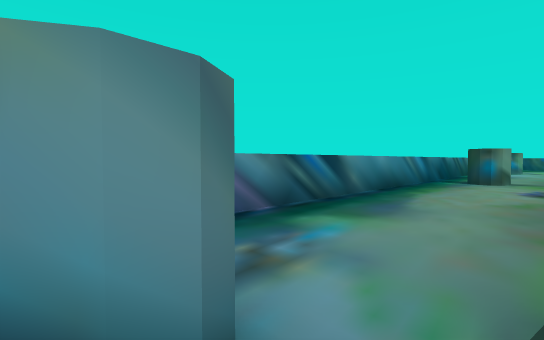
view 1 (above)

16 first-person views from a walk through a 3-D level made in the Unity game engine. The camera is 1.4 m above the floor, tilts 2° down and sees 85° across. The floor is counted in squares, 2 m on a side. Each view is taken from the middle of a square. On the plan, view 1 faces up. The plan holds only what a view shows up to about 10 squares ahead; the rest is blank. The place goes on beyond the plan. The player is left out.

view 2
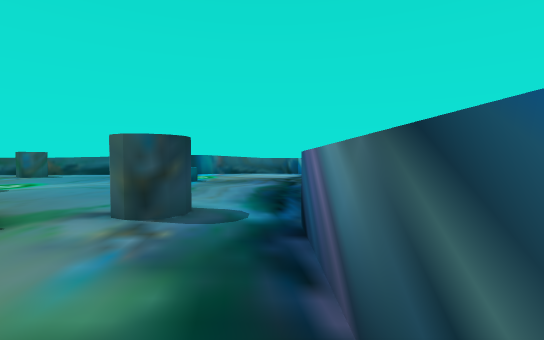

view 3
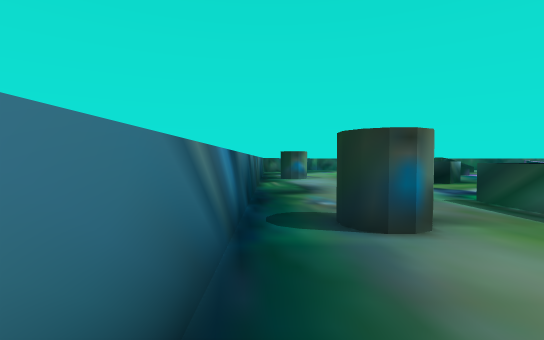

view 4
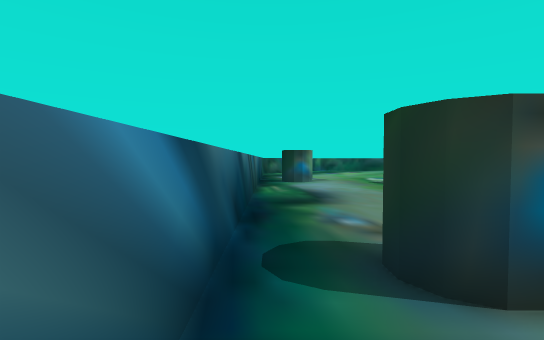

view 5
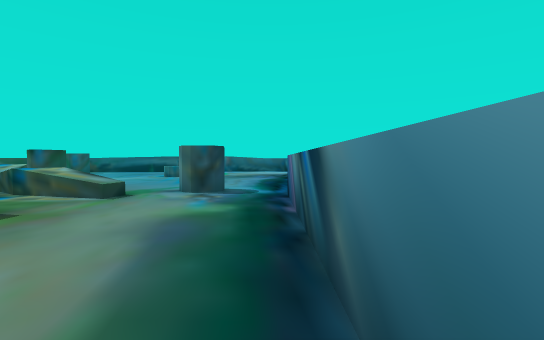

view 6
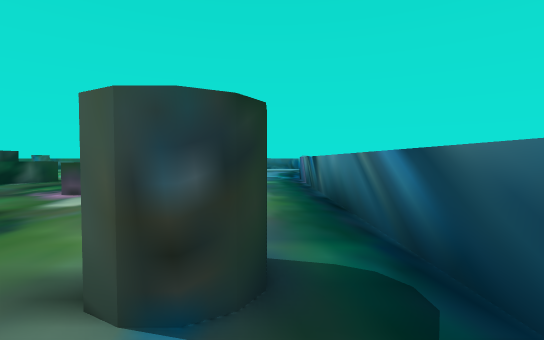

view 7
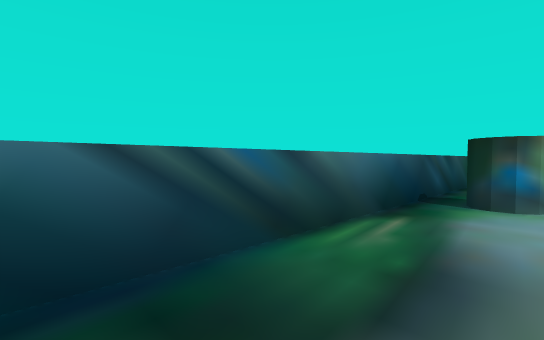

view 8
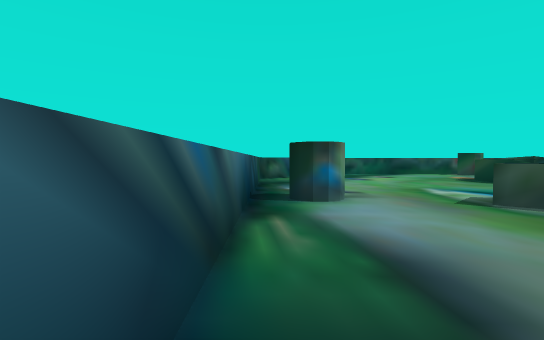

view 9
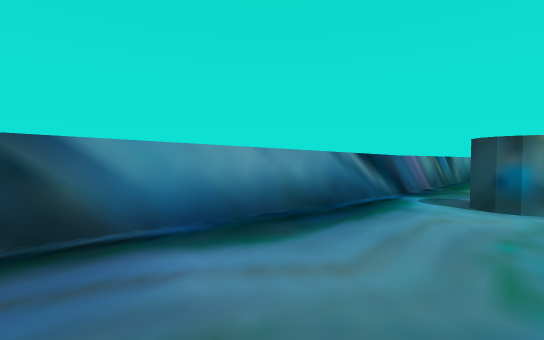

view 10
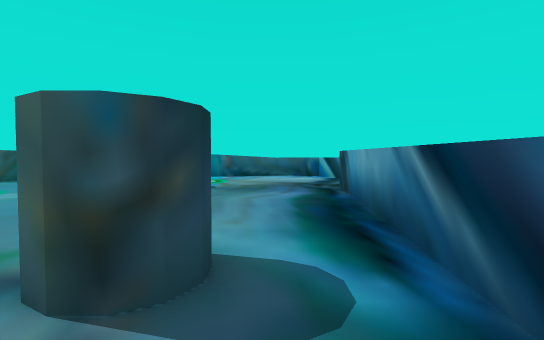

view 11
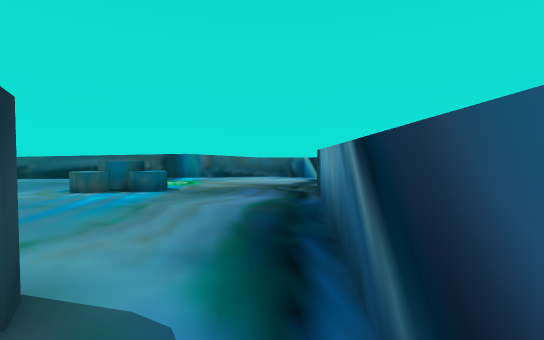

view 12
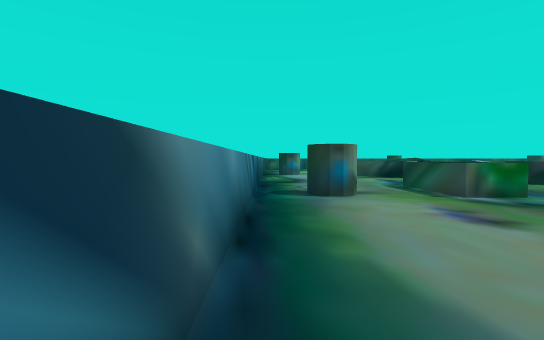

view 13
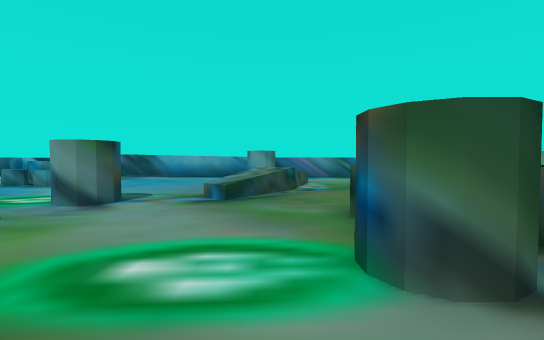

view 14
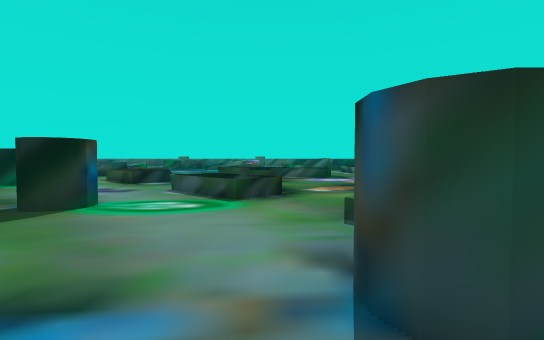

view 15
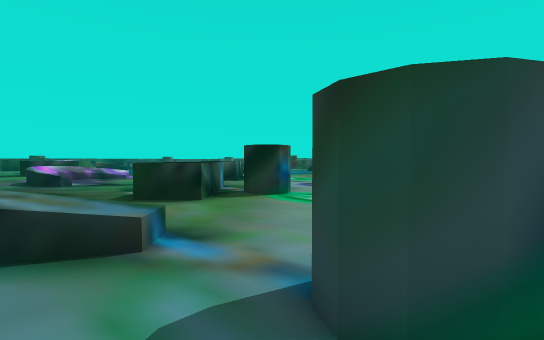

view 16
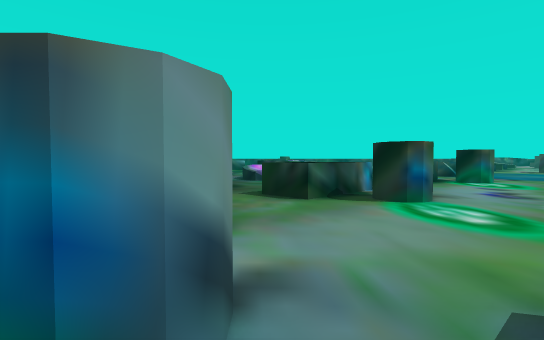

### Floor plan
Key: @ floor where view 1 was taken; # wall or solid block; . floor; / step, stairs or slope; = window, fence, low wall or low ledge; ^ raised ledge.
Columns run from 6 left of view 1 to 21 right of it. Each row starts with its distance up from view 1.
 14               ##.##......
 13              ##..........#
 12             ##.........  ###
 11            ##......=
 10           ##.......=
  9          ##.........
  8         ##..#..=..
  7        ##.....==
  6       ##......=....=
  5      ##..........
  4     ##...........
  3    ##..... =../==
  2   ##.....   ../..
  1 ###..#.=..  .....
  0 #.....@==.......
 -1 ........=.....
 -2 ........=..===  =
 -3 ........=..........
 -4 ..^^........#.....#
 -5 ..^^...##..........
 -6 .. ...............
 -7    ....  ..=== .==
 -8    ....   ...
 -9    ...    ....
-10      #     ...=
-11             ..

Where each view was taken, in squares from view 1:
view 1: 0 up, 0 right, facing up
view 2: 5 up, 1 right, facing down-left
view 3: 7 up, 3 right, facing up-right
view 4: 8 up, 4 right, facing up-right
view 5: 7 up, 3 right, facing down-left
view 6: 10 up, 7 right, facing down-left
view 7: 10 up, 8 right, facing up
view 8: 11 up, 7 right, facing up-right
view 9: 3 down, 4 left, facing up
view 10: 3 up, 0 right, facing down-left
view 11: 3 up, 1 left, facing down-left
view 12: 5 up, 1 right, facing up-right
view 13: 6 down, 7 right, facing up-left
view 14: 3 down, 1 right, facing down-right
view 15: 4 down, 0 right, facing right
view 16: 6 down, 1 right, facing up-right
